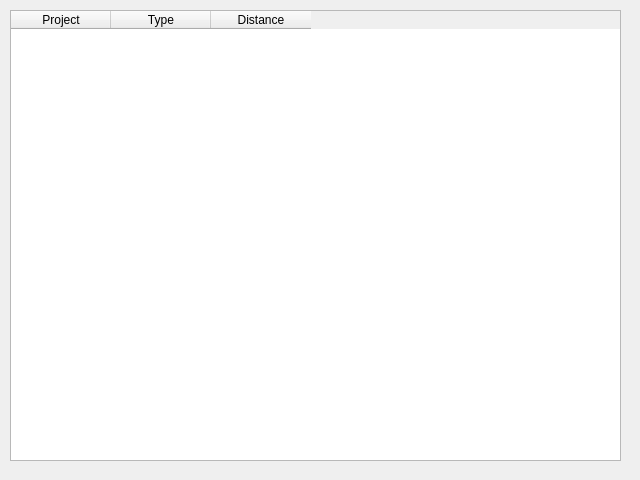
<?xml version="1.0" encoding="UTF-8"?>
<ui version="4.0">
 <class>dlgImpacts</class>
 <widget class="QDialog" name="dlgImpacts">
  <property name="geometry">
   <rect>
    <x>0</x>
    <y>0</y>
    <width>640</width>
    <height>480</height>
   </rect>
  </property>
  <property name="windowTitle">
   <string>Impacts Table</string>
  </property>
  <widget class="QTableWidget" name="tblImpacts">
   <property name="geometry">
    <rect>
     <x>10</x>
     <y>10</y>
     <width>611</width>
     <height>451</height>
    </rect>
   </property>
   <property name="alternatingRowColors">
    <bool>true</bool>
   </property>
   <column>
    <property name="text">
     <string>Project</string>
    </property>
   </column>
   <column>
    <property name="text">
     <string>Type</string>
    </property>
   </column>
   <column>
    <property name="text">
     <string>Distance</string>
    </property>
   </column>
  </widget>
 </widget>
 <resources/>
 <connections/>
</ui>
